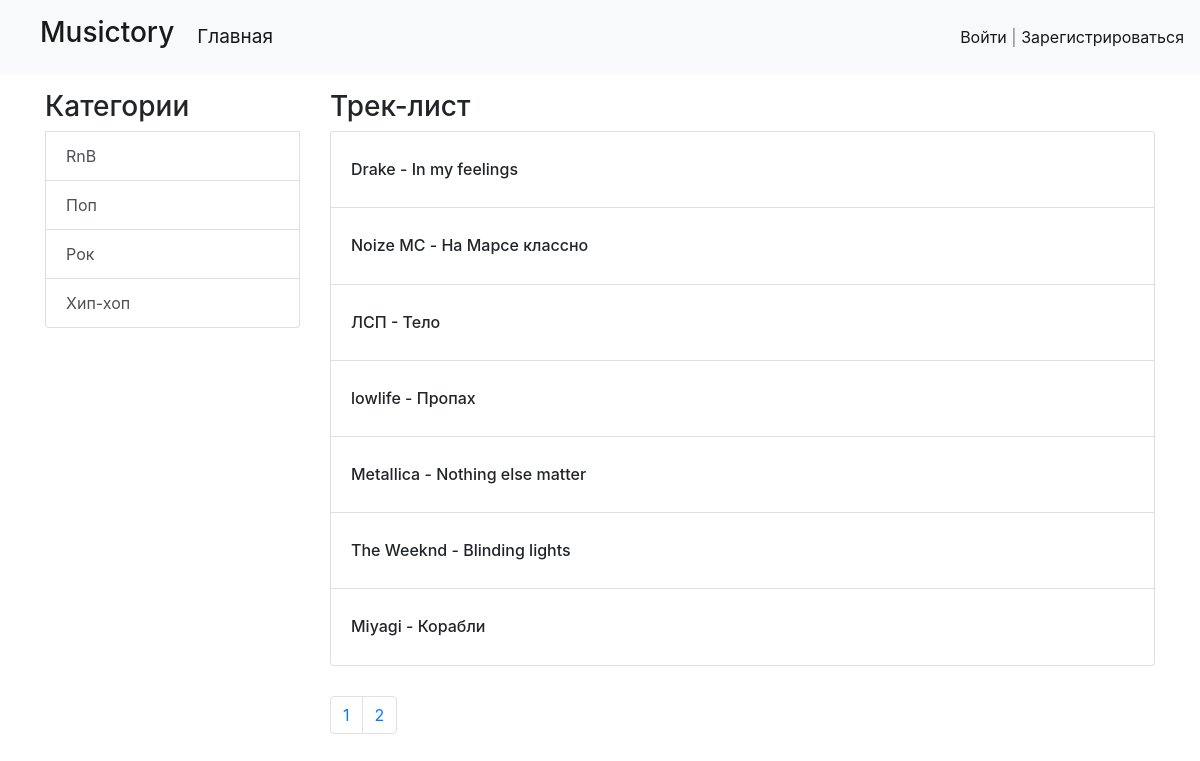
The page / on the database its author committed.
### musicdir/models.py (models this page shows, shortened)
class Category(models.Model):
    title = models.CharField(max_length=150, db_index=True, verbose_name='Наименование категории')
    class Meta:
        verbose_name = 'Категория'
        verbose_name_plural = 'Категории'
        ordering = ['title']

class Musicdir(models.Model):
    title = models.CharField(max_length=150, verbose_name= 'Исполнитель')
    content = models.TextField(blank=True, verbose_name='Название')
    created_at = models.DateTimeField(auto_now_add=True, verbose_name='Время публикации')
    updated_at = models.DateTimeField(auto_now=True, verbose_name='Последнее обновление')
    photo = models.ImageField(upload_to='photos/%Y/%m/%d/', verbose_name='Обложка', blank=True)
    is_published = models.BooleanField(default=True, verbose_name='Трек опубликован?')
    category = models.ForeignKey('Category', on_delete=models.PROTECT, null=True, verbose_name='Жанр')
    class Meta:
        verbose_name = 'Композиция'
        verbose_name_plural = 'Композиции'
        ordering = ['created_at']

### musicdir/views.py (the view)
# urls.py: path('', HomeMusicdir.as_view(), name='home'),
class HomeMusicdir(ListView):
    model = Musicdir
    template_name = 'musicdir/index.html'
    context_object_name = 'musicdir'
    paginate_by = 7
    def get_context_data(self, *, object_list=None, **kwargs):
        context = super().get_context_data(**kwargs)
        context['categories'] = Category.objects.all()
        return context
    def get_queryset(self):
        return Musicdir.objects.filter(is_published=True)

### musicdir/templates/musicdir/index.html
{% extends 'base.html' %}
{% block sidebar %}
    <h3>Категории</h3>
        {% for item in categories %}
            <a href="{% url 'category' item.pk %}" class="list-group-item list-group-item-action">{{ item.title }}</a>
        {% endfor %}
{% endblock %}
{% block content %}
    <h3>Трек-лист</h3>
  <ol class="list-group list-group-numbered">
        {% for item in musicdir %}
            <li class="list-group-item">
                <p>
                    <h6 class="card-title">{{ item.title }} - {{ item.content }}</h6></p>
            </li>
        {%  endfor %}
    </ol>
{% endblock %}

### templates/base.html (shortened to what this page needs)
<!doctype html>
<html lang="en">
<head>
    <link rel="stylesheet" href="https://cdn.jsdelivr.net/npm/bootstrap@4.3.1/dist/css/bootstrap.min.css">
</head>
<body>
{% include 'inc/_nav.html' %}
<div class="container mt-3" >
    <div class="row">
        <div class="col-md-3">
            {% block sidebar %}{% endblock %}
        </div>
        <div class="col-md-9">
            {% block content %}{% endblock %}
            <nav aria-label="..." style="padding-top: 30px;">
                <ul class="pagination" >
                    {% for p in page_obj.paginator.page_range %}
                    <li class="page-item">
                        <a class="page-link" href="?page={{ p }}">{{ p }}</a>
                    </li>
                    {% endfor %}
                </ul>
            </nav>
        </div>
    </div>
</div>
</body>
</html>

### templates/inc/_nav.html (shortened to what this page needs)
<nav class="navbar navbar-expand-lg navbar-light bg-light">
    <div class="collapse navbar-collapse" id="navbarSupportedContent">
        <ul class="navbar-nav mr-auto">
            <li class="nav-item active" ><a class="nav-link" href="{% url 'home' %}"><h3>Musictory</h3></a></li>
            <div class="collapse navbar-collapse" id="navbarNav">
      <ul class="navbar-nav">
        <li class="nav-item">
          <a class="nav-link active" aria-current="page" href="{% url 'home' %}" style="font-size: 19px; margin-left: 7px">Главная</a>
        </li>
      </ul>
    </div>
        </ul>
    </div>
    <span class="navbar-text">
        <a href="{% url 'login' %}">Войти</a> | <a href="{% url 'register' %}">Зарегистрироваться</a>
    </span>
</nav>

### rows shown on the page
Category: title "RnB"
Category: title "Поп"
Category: title "Рок"
Category: title "Хип-хоп"
Musicdir: title "Drake", content "In my feelings"
Musicdir: title "Noize MC", content "На Марсе классно"
Musicdir: title "ЛСП", content "Тело"
Musicdir: title "lowlife", content "Пропах"
Musicdir: title "Metallica", content "Nothing else matter"
Musicdir: title "The Weeknd", content "Blinding lights"
Musicdir: title "Miyagi", content "Корабли"

### other values the page prints
{{ p }} "1" "2"
